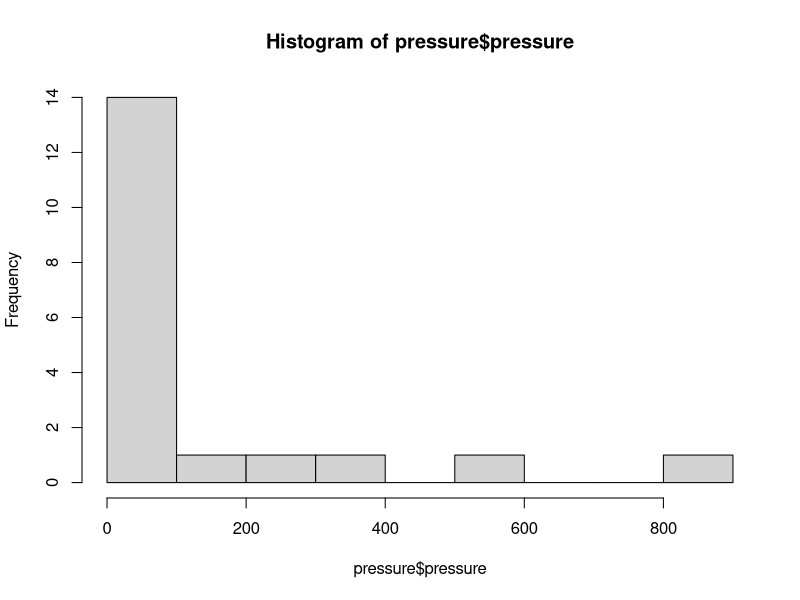

Recreate this plot in R.
## ----------------------------------------------------------------------
## Author   : Josep Vela - <jv@actioadfuturum.com>
## Subject  : Test R from Emacs 2
## Revision : $Id: test02.r, v 1.0 2014/06/09 11:18:S jva $
## ----------------------------------------------------------------------

head(pressure)
hist(pressure$pressure)

## GIT
# magit-status

